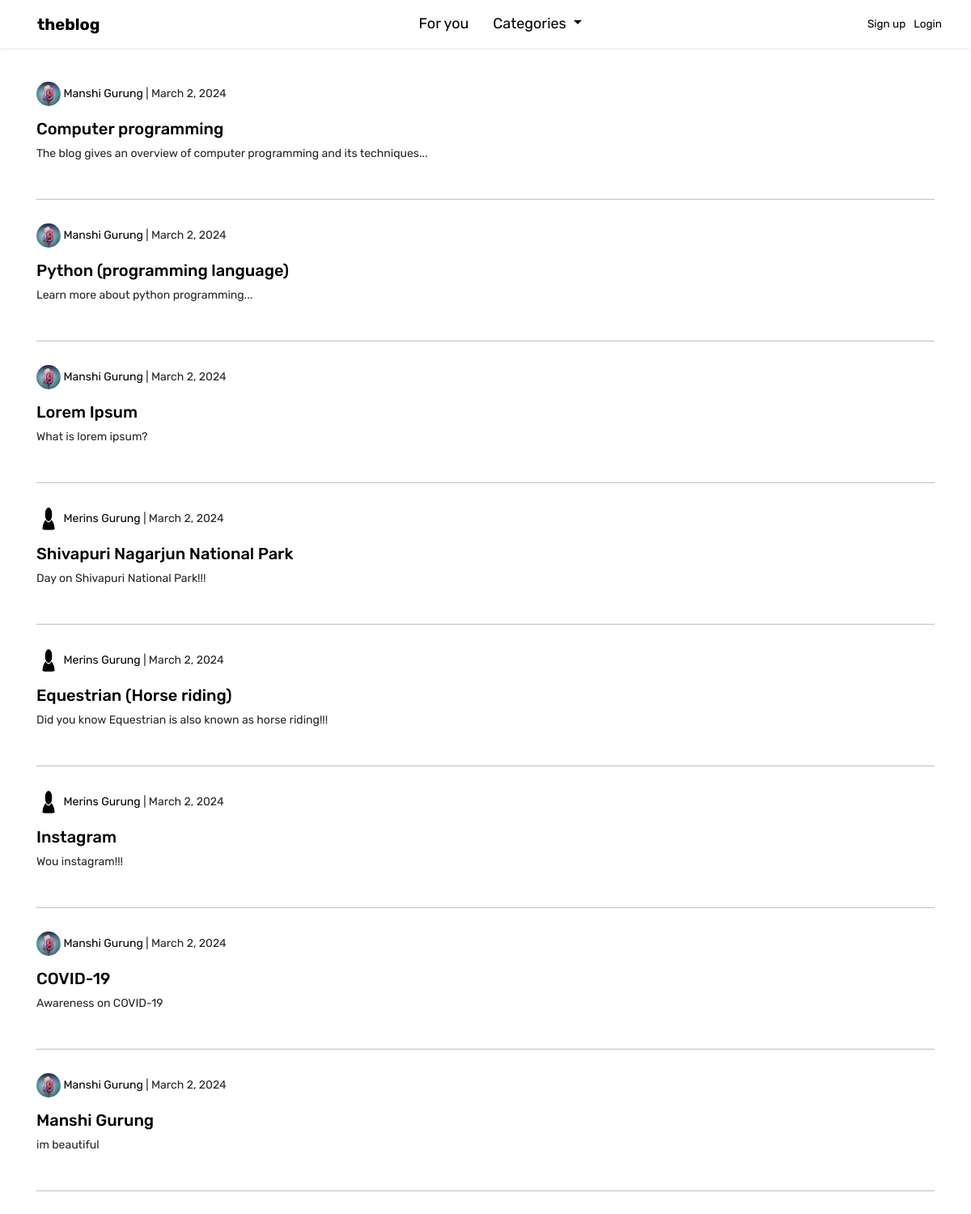
The app's page /, older data.
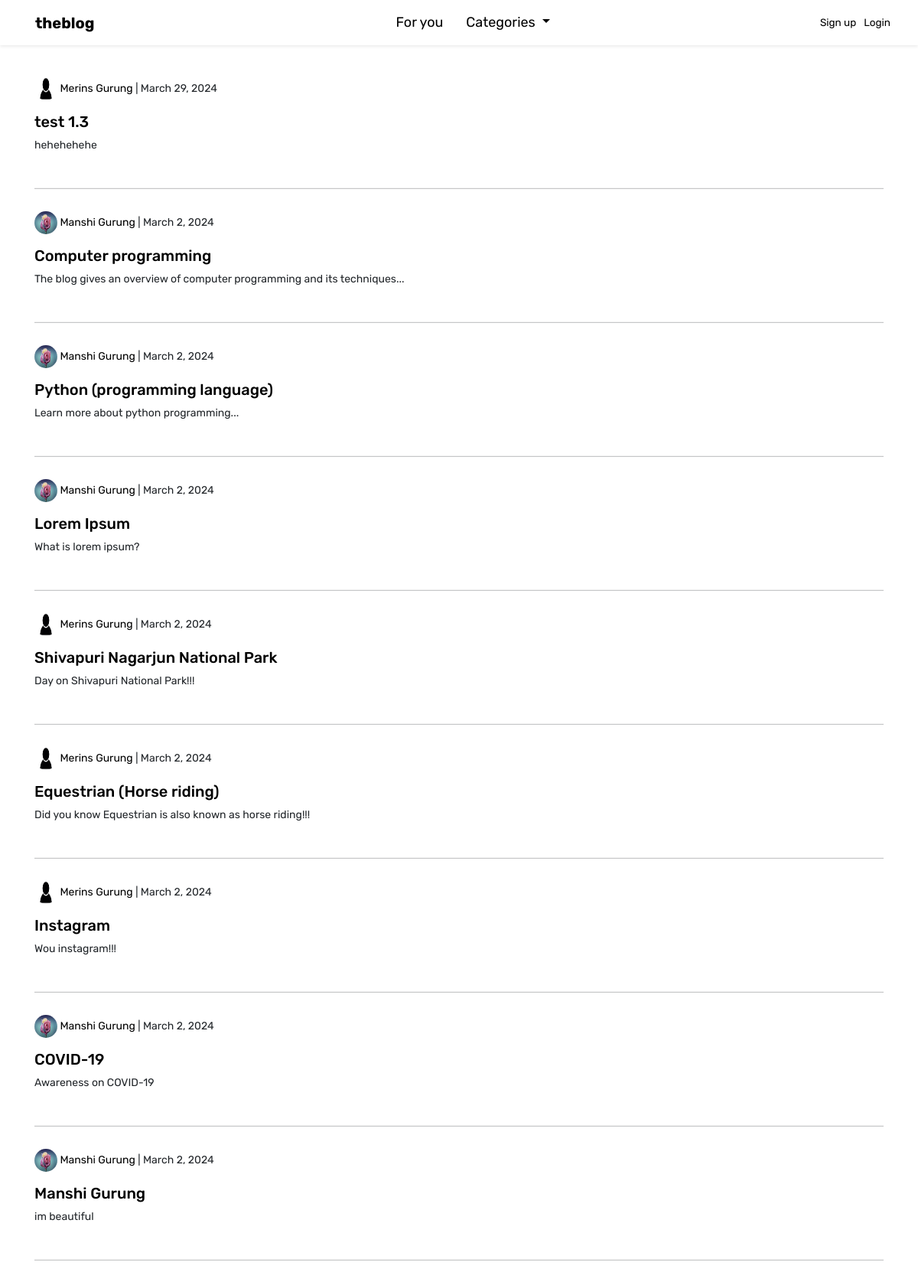
The same page, newer data.
### theblog/models.py (models this page shows, shortened)
class Post(models.Model):
	title = models.CharField(max_length=255)
	title_tag = models.CharField(max_length=255, default='Blog', blank=True)
	author = models.ForeignKey(User, on_delete=models.CASCADE)
	body = RichTextField(blank=True, null=True)
	post_date = models.DateField(auto_now_add=True)
	category = models.CharField(max_length=255, default='coding')
	snippet = models.CharField(max_length=255)
	likes = models.ManyToManyField(User, related_name='blog_posts')

class Profile(models.Model):
	user = models.OneToOneField(User, null=True, on_delete=models.CASCADE)
	bio = models.TextField()
	profile_pic = models.ImageField(null=True, blank=True, upload_to="images/profile/")
	website_url = models.CharField(max_length=255, null=True, blank=True)
	facebook_url = models.CharField(max_length=255, null=True, blank=True)
	twitter_url = models.CharField(max_length=255, null=True, blank=True)
	instagram_url = models.CharField(max_length=255, null=True, blank=True)
	pinterest_url = models.CharField(max_length=255, null=True, blank=True)

### theblog/views.py (the view)
# urls.py: path('', HomeView.as_view(), name="home"),
class HomeView(CatMenuMixin, ListView):
	model = Post
	template_name = 'home.html'
	cats = Category.objects.all()
	ordering = ['-post_date']

### theblog/models.py (called while the page is built)
	def __str__(self):
		return self.name

### theblog/views.py (called while the page is built)
	def get_context_data(self, *args, **kwargs):
		cat_menu = Category.objects.all()
		context = super().get_context_data(*args, **kwargs)
		context["cat_menu"] = cat_menu
		return context

### theblog/templates/home.html
{% extends 'base.html' %}
{% load static %}
{% block content %}
	<br>
	{% for post in object_list %}
		<p><a href="{% url 'show_profile_page' post.author.profile.id %}" class="post-link">
			{% if post.author.profile.profile_pic %}
	      		<img src="{{ post.author.profile.profile_pic.url }}" class="rounded-circle" height=30 width=30>
	      	{% else %}
	      		<img src="{% static 'theblog/images/default_profile_pic.png' %}" class="rounded-circle" height=30 width=30>
	      	{% endif %}
	      	{{ post.author.first_name}} {{ post.author.last_name}}</a> | {{ post.post_date}}
	    </p>
		<h5><a href="{% url 'article-detail' post.pk %}" class="post-link">{{ post.title }}</a></h5>
	  	<p>{{ post.snippet }}</p>
	  	<br>
	  	<hr class="my-2 light">
	  	<br>
	{% endfor %}
	<br><br><br>
{% endblock %}

Row changes from the older to the newer data that the page shows:
added Post: author.first_name "Merins", author.last_name "Gurung", post_date "March 29, 2024", title "test 1.3", snippet "hehehehehe"
